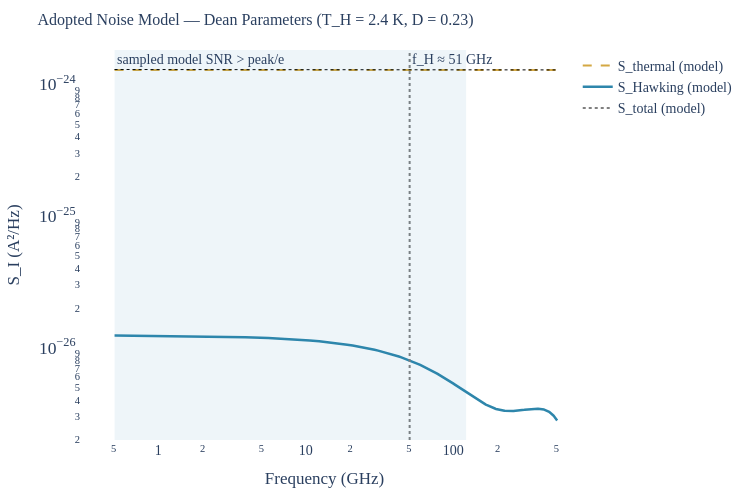

Notebook code cell kept with this figure:
### Markdown cell above
## Raw PSD versus occupation

Subtracting the adopted white background leaves the raw PSD template,
weighted by omega*Gamma. The leading constant-transmission shape is
x/(exp(x)-1), not a Planck occupation. The corrected numerical carrier
uses T_eff=T_H*(1+delta_disp+delta_diss), the additional1/(1-delta_k)
multiplier and separately adopted floor. Their physical channel/state
normalization is not established by a generic FDR or metric identity.

### Code cell
from src.core.visualizations import fig_graphene_noise_spectrum
fig_graphene_noise_spectrum().show()

### Figure 1 — Plotly figure (JSON) as saved in the notebook; plotly's stock layout.template omitted (floating-point values rounded to 4 significant figures; data arrays with more than 128 entries replaced by an {"elided": "..."} marker saying what was removed)
{"data": [{"line": {"color": "#D4A843", "dash": "dash", "width": 2}, "name": "S_thermal (model)", "type": "scatter", "x": {"elided": "300 float values"}, "y": {"elided": "300 float values"}}, {"line": {"color": "#2E86AB", "width": 2.5}, "name": "S_Hawking (model)", "type": "scatter", "x": {"elided": "300 float values"}, "y": {"elided": "300 float values"}}, {"line": {"color": "black", "dash": "dot", "width": 1}, "name": "S_total (model)", "type": "scatter", "x": {"elided": "300 float values"}, "y": {"elided": "300 float values"}}], "layout": {"annotations": [{"showarrow": false, "text": "f_H ≈ 51 GHz", "x": 1.705, "xanchor": "left", "xref": "x", "y": 1, "yanchor": "top", "yref": "y domain"}, {"showarrow": false, "text": "sampled model SNR > peak/e", "x": -0.2953, "xanchor": "left", "xref": "x", "y": 1, "yanchor": "top", "yref": "y domain"}], "font": {"family": "CMU Serif, Computer Modern, Times New Roman, serif", "size": 14}, "height": 500, "margin": {"b": 60, "l": 70, "r": 30, "t": 50}, "paper_bgcolor": "white", "plot_bgcolor": "white", "shapes": [{"line": {"color": "grey", "dash": "dot"}, "type": "line", "x0": 50.66, "x1": 50.66, "xref": "x", "y0": 0, "y1": 1, "yref": "y domain"}, {"fillcolor": "rgba(46,134,171,0.08)", "line": {"width": 0}, "type": "rect", "x0": 0.5066, "x1": 122.4, "xref": "x", "y0": 0, "y1": 1, "yref": "y domain"}], "title": {"font": {"family": "CMU Serif, Computer Modern, Times New Roman, serif", "size": 16}, "text": "Adopted Noise Model — Dean Parameters (T_H = 2.4 K, D = 0.23)"}, "width": 750, "xaxis": {"range": [-0.5229, 2.778], "title": {"text": "Frequency (GHz)"}, "type": "log"}, "yaxis": {"title": {"text": "S_I (A²/Hz)"}, "type": "log"}}}
